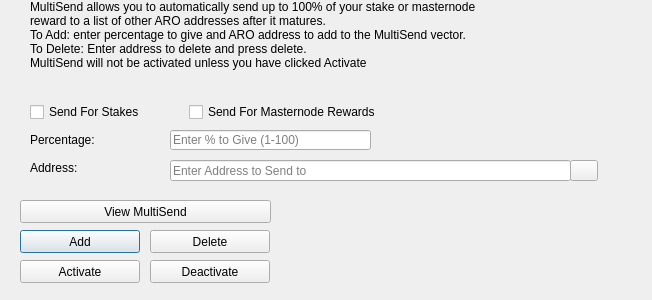
<?xml version="1.0" encoding="UTF-8"?>
<ui version="4.0">
 <class>MultiSendDialog</class>
 <widget class="QDialog" name="MultiSendDialog">
  <property name="windowModality">
   <enum>Qt::NonModal</enum>
  </property>
  <property name="geometry">
   <rect>
    <x>0</x>
    <y>0</y>
    <width>652</width>
    <height>300</height>
   </rect>
  </property>
  <property name="windowTitle">
   <string>MultiSend</string>
  </property>
  <widget class="QLineEdit" name="multiSendPercentEdit">
   <property name="geometry">
    <rect>
     <x>170</x>
     <y>130</y>
     <width>201</width>
     <height>20</height>
    </rect>
   </property>
   <property name="toolTip">
    <string>Enter whole numbers 1 - 100</string>
   </property>
   <property name="placeholderText">
    <string>Enter % to Give (1-100)</string>
   </property>
  </widget>
  <widget class="QLineEdit" name="multiSendAddressEdit">
   <property name="geometry">
    <rect>
     <x>170</x>
     <y>160</y>
     <width>401</width>
     <height>21</height>
    </rect>
   </property>
   <property name="toolTip">
    <string/>
   </property>
   <property name="placeholderText">
    <string>Enter Address to Send to</string>
   </property>
  </widget>
  <widget class="QLabel" name="label_2">
   <property name="geometry">
    <rect>
     <x>30</x>
     <y>0</y>
     <width>451</width>
     <height>121</height>
    </rect>
   </property>
   <property name="lineWidth">
    <number>1</number>
   </property>
   <property name="text">
    <string>MultiSend allows you to automatically send up to 100% of your stake or masternode reward to a list of other ARO addresses after it matures.
To Add: enter percentage to give and ARO address to add to the MultiSend vector.
To Delete: Enter address to delete and press delete.
MultiSend will not be activated unless you have clicked Activate</string>
   </property>
   <property name="alignment">
    <set>Qt::AlignLeading|Qt::AlignLeft|Qt::AlignTop</set>
   </property>
   <property name="wordWrap">
    <bool>true</bool>
   </property>
  </widget>
  <widget class="QLabel" name="message">
   <property name="geometry">
    <rect>
     <x>290</x>
     <y>200</y>
     <width>351</width>
     <height>91</height>
    </rect>
   </property>
   <property name="text">
    <string/>
   </property>
  </widget>
  <widget class="QPushButton" name="addButton">
   <property name="geometry">
    <rect>
     <x>20</x>
     <y>230</y>
     <width>120</width>
     <height>23</height>
    </rect>
   </property>
   <property name="toolTip">
    <string/>
   </property>
   <property name="statusTip">
    <string>Add to MultiSend Vector</string>
   </property>
   <property name="text">
    <string>Add</string>
   </property>
  </widget>
  <widget class="QPushButton" name="disableButton">
   <property name="geometry">
    <rect>
     <x>150</x>
     <y>260</y>
     <width>120</width>
     <height>23</height>
    </rect>
   </property>
   <property name="statusTip">
    <string>Deactivate MultiSend</string>
   </property>
   <property name="text">
    <string>Deactivate</string>
   </property>
  </widget>
  <widget class="QPushButton" name="addressBookButton">
   <property name="geometry">
    <rect>
     <x>570</x>
     <y>160</y>
     <width>28</width>
     <height>21</height>
    </rect>
   </property>
   <property name="toolTip">
    <string>Choose an address from the address book</string>
   </property>
   <property name="text">
    <string/>
   </property>
   <property name="icon">
    <iconset resource="../apeiron.qrc">
     <normaloff>:/icons/address-book</normaloff>:/icons/address-book</iconset>
   </property>
   <property name="shortcut">
    <string>Alt+A</string>
   </property>
   <property name="autoDefault">
    <bool>false</bool>
   </property>
  </widget>
  <widget class="QLabel" name="label">
   <property name="geometry">
    <rect>
     <x>30</x>
     <y>130</y>
     <width>121</width>
     <height>20</height>
    </rect>
   </property>
   <property name="toolTip">
    <string>Percentage of stake to send</string>
   </property>
   <property name="text">
    <string>Percentage:</string>
   </property>
  </widget>
  <widget class="QLabel" name="label_5">
   <property name="geometry">
    <rect>
     <x>30</x>
     <y>160</y>
     <width>111</width>
     <height>16</height>
    </rect>
   </property>
   <property name="toolTip">
    <string>Address to send portion of stake to</string>
   </property>
   <property name="text">
    <string>Address:</string>
   </property>
  </widget>
  <widget class="QPushButton" name="deleteButton">
   <property name="geometry">
    <rect>
     <x>150</x>
     <y>230</y>
     <width>120</width>
     <height>23</height>
    </rect>
   </property>
   <property name="toolTip">
    <string/>
   </property>
   <property name="statusTip">
    <string>Delete Address From MultiSend Vector</string>
   </property>
   <property name="text">
    <string>Delete</string>
   </property>
  </widget>
  <widget class="QPushButton" name="activateButton">
   <property name="geometry">
    <rect>
     <x>20</x>
     <y>260</y>
     <width>120</width>
     <height>23</height>
    </rect>
   </property>
   <property name="statusTip">
    <string>Activate MultiSend</string>
   </property>
   <property name="text">
    <string>Activate</string>
   </property>
  </widget>
  <widget class="QPushButton" name="viewButton">
   <property name="geometry">
    <rect>
     <x>20</x>
     <y>200</y>
     <width>251</width>
     <height>23</height>
    </rect>
   </property>
   <property name="toolTip">
    <string/>
   </property>
   <property name="statusTip">
    <string>View MultiSend Vector</string>
   </property>
   <property name="text">
    <string>View MultiSend</string>
   </property>
  </widget>
  <widget class="QWidget" name="horizontalLayoutWidget">
   <property name="geometry">
    <rect>
     <x>30</x>
     <y>100</y>
     <width>351</width>
     <height>24</height>
    </rect>
   </property>
   <layout class="QHBoxLayout" name="horizontalLayout">
    <item>
     <widget class="QCheckBox" name="multiSendStakeCheckBox">
      <property name="text">
       <string>Send For Stakes</string>
      </property>
     </widget>
    </item>
    <item>
     <widget class="QCheckBox" name="multiSendMasternodeCheckBox">
      <property name="text">
       <string>Send For Masternode Rewards</string>
      </property>
     </widget>
    </item>
   </layout>
  </widget>
 </widget>
 <resources>
  <include location="../apeiron.qrc"/>
 </resources>
 <connections/>
</ui>
